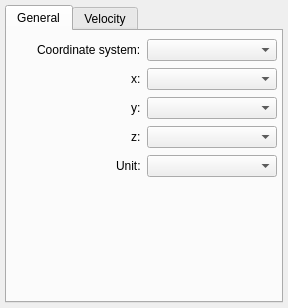
<?xml version="1.0" encoding="UTF-8"?>
<ui version="4.0">
  <buttongroups>
    <buttongroup name="nanVelButtonGroup"/>
  </buttongroups>
  <class>WWT</class>
  <widget class="QWidget" name="WWT">
    <layout class="QGridLayout" name="grid">
      <property name="leftMargin">
        <number>5</number>
      </property>
      <property name="topMargin">
        <number>5</number>
      </property>
      <property name="rightMargin">
        <number>5</number>
      </property>
      <property name="bottomMargin">
        <number>5</number>
      </property>
      <item row="0" column="0">
        <widget class="QTabWidget" name="tabWidget">
          <property name="currentIndex">
            <number>0</number>
          </property>
          <widget class="QWidget" name="data_points_tab">
            <attribute name="title">
              <string>General</string>
            </attribute>
            <layout class="QGridLayout" name="data_points_grid">
              <property name="leftMargin">
                <number>4</number>
              </property>
              <property name="topMargin">
                <number>8</number>
              </property>
              <property name="rightMargin">
                <number>4</number>
              </property>
              <property name="bottomMargin">
                <number>4</number>
              </property>
              <property name="verticalSpacing">
                <number>5</number>
              </property>
              <!--================================================================-->
              <item row="0" column="0" alignment="Qt::AlignRight">
                <widget class="QLabel" name="label_coordinate_system">
                  <property name="text">
                    <string>Coordinate system:</string>
                  </property>
                </widget>
              </item>
              <item row="0" column="1">
                <widget class="QComboBox" name="combosel_coordinate_system">
                  <property name="sizeAdjustPolicy">
                    <enum>QComboBox::AdjustToMinimumContentsLength</enum>
                  </property>
                </widget>
              </item>
              <!--================================================================-->
              <item row="1" column="0" colspan="2" name="coordinates">
                <widget class="QStackedWidget" name="coordinates_stacked_widget">
                  <property name="currentIndex">
                    <number>0</number>
                  </property>
                  <!--================================================================-->
                  <widget class="QWidget" name="cartesian">
                    <layout class="QGridLayout" name="cartesianGrid">
                      <property name="leftMargin">
                        <number>0</number>
                      </property>
                      <property name="topMargin">
                        <number>0</number>
                      </property>
                      <property name="rightMargin">
                        <number>0</number>
                      </property>
                      <property name="bottomMargin">
                        <number>0</number>
                      </property>
                      <property name="verticalSpacing">
                        <number>5</number>
                      </property>
                      <!--================================================================-->
                      <item row="0" column="0" alignment="Qt::AlignRight">
                        <widget class="QLabel" name="label_x_att">
                          <property name="text">
                            <string>x:</string>
                          </property>
                        </widget>
                      </item>
                      <item row="0" column="1">
                        <widget class="QComboBox" name="combosel_x_att">
                          <property name="sizeAdjustPolicy">
                            <enum>QComboBox::AdjustToMinimumContentsLength</enum>
                          </property>
                        </widget>
                      </item>
                      <!--================================================================-->
                      <!--================================================================-->
                      <item row="1" column="0" alignment="Qt::AlignRight">
                        <widget class="QLabel" name="label_y_att">
                          <property name="text">
                            <string>y:</string>
                          </property>
                        </widget>
                      </item>
                      <item row="1" column="1">
                        <widget class="QComboBox" name="combosel_y_att">
                          <property name="sizeAdjustPolicy">
                            <enum>QComboBox::AdjustToMinimumContentsLength</enum>
                          </property>
                        </widget>
                      </item>
                      <!--================================================================-->
                      <!--================================================================-->
                      <item row="2" column="0" alignment="Qt::AlignRight">
                        <widget class="QLabel" name="label_z_att">
                          <property name="text">
                            <string>z:</string>
                          </property>
                        </widget>
                      </item>
                      <item row="2" column="1">
                        <widget class="QComboBox" name="combosel_z_att">
                          <property name="sizeAdjustPolicy">
                            <enum>QComboBox::AdjustToMinimumContentsLength</enum>
                          </property>
                        </widget>
                      </item>
                      <!--================================================================-->
                      <!--================================================================-->
                      <item row="3" column="0" alignment="Qt::AlignRight">
                        <widget class="QLabel" name="label_cartesian_unit_att">
                          <property name="text">
                            <string>Unit:</string>
                          </property>
                        </widget>
                      </item>
                      <item row="3" column="1">
                        <widget class="QComboBox" name="combosel_cartesian_unit_att">
                          <property name="sizeAdjustPolicy">
                            <enum>QComboBox::AdjustToMinimumContentsLength</enum>
                          </property>
                        </widget>
                      </item>
                      <!--================================================================-->
                    </layout>
                  </widget>
                  <!--================================================================-->
                  <!--================================================================-->
                  <widget class="QWidget" name="non_cartesian">
                    <layout class="QGridLayout" name="non_cartesian_grid">
                      <property name="leftMargin">
                        <number>0</number>
                      </property>
                      <property name="topMargin">
                        <number>0</number>
                      </property>
                      <property name="rightMargin">
                        <number>0</number>
                      </property>
                      <property name="bottomMargin">
                        <number>0</number>
                      </property>
                      <property name="verticalSpacing">
                        <number>5</number>
                      </property>
                      <!--================================================================-->
                      <item row="0" column="0" alignment="Qt::AlignRight">
                        <widget class="QLabel" name="label_lon_att">
                          <property name="text">
                            <string>Longitude:</string>
                          </property>
                        </widget>
                      </item>
                      <item row="0" column="1">
                        <widget class="QComboBox" name="combosel_lon_att">
                          <property name="sizeAdjustPolicy">
                            <enum>QComboBox::AdjustToMinimumContentsLength</enum>
                          </property>
                        </widget>
                      </item>
                      <!--================================================================-->
                      <!--================================================================-->
                      <item row="1" column="0" alignment="Qt::AlignRight">
                        <widget class="QLabel" name="label_lat_att">
                          <property name="text">
                            <string>Latitude:</string>
                          </property>
                        </widget>
                      </item>
                      <item row="1" column="1">
                        <widget class="QComboBox" name="combosel_lat_att">
                          <property name="sizeAdjustPolicy">
                            <enum>QComboBox::AdjustToMinimumContentsLength</enum>
                          </property>
                        </widget>
                      </item>
                      <!--================================================================-->
                      <!--================================================================-->
                      <!-- <item row="2" column="0" alignment="Qt::AlignRight">
                        <widget class="QComboBox" name="combosel_alt_type">
                          <property name="sizeAdjustPolicy">
                            <enum>QComboBox::AdjustToContents</enum>
                          </property>
                        </widget>
                      </item> -->
                      <item row="2" column="0" alignment="Qt::AlignRight|Qt::AlignVCenter">
                        <widget class="QLabel" name="label_alt_att">
                          <property name="text">
                            <string>Distance:</string>
                          </property>
                        </widget>
                      </item>
                      <item row="2" column="1">
                        <layout class="QGridLayout" name="distance_grid">
                          <item row="0" column="0" colspan="2">
                            <widget class="QComboBox" name="combosel_alt_att"/>
                          </item>
                          <item row="1" column="0">
                            <spacer name="horizontalSpacer">
                              <property name="orientation">
                                <enum>Qt::Horizontal</enum>
                              </property>
                              <property name="sizeHint" stdset="0">
                                <size>
                                  <width>40</width>
                                  <height>20</height>
                                </size>
                              </property>
                            </spacer>
                          </item>
                          <item row="1" column="1">
                            <widget class="QComboBox" name="combosel_alt_unit">
                              <property name="sizeAdjustPolicy">
                                <enum>QComboBox::AdjustToContents</enum>
                              </property>
                            </widget>
                          </item>
                        </layout>
                      </item>
                    </layout>
                  </widget>
                  <!--================================================================-->
                </widget>
              </item>
              <!--================================================================-->
              <!--================================================================-->
              <!-- <item row="2" column="0" alignment="Qt::AlignRight">
                <widget class="QLabel" name="label_alt_unit">
                  <property name="text">
                    <string>Unit:</string>
                  </property>
                </widget>
              </item>
              <item row="2" column="1">
                <widget class="QComboBox" name="combosel_alt_unit">
                  <property name="sizeAdjustPolicy">
                    <enum>QComboBox::AdjustToMinimumContentsLength</enum>
                  </property>
                </widget>
              </item> -->
              <!--================================================================-->
              <!--================================================================-->
              <item row="2" column="0">
                <spacer name="verticalSpacer">
                  <property name="orientation">
                    <enum>Qt::Vertical</enum>
                  </property>
                  <property name="sizeType">
                    <enum>QSizePolicy::Expanding</enum>
                  </property>
                  <property name="sizeHint" stdset="0">
                    <size>
                      <width>20</width>
                      <height>40</height>
                    </size>
                  </property>
                </spacer>
              </item>
              <!--================================================================-->
            </layout>
          </widget>
          <!--================================================================-->
          <widget class="QWidget" name="velocity_tab">
            <attribute name="title">
              <string>Velocity</string>
            </attribute>
            <layout class="QGridLayout" name="velocity_grid">
              <property name="leftMargin">
                <number>4</number>
              </property>
              <property name="topMargin">
                <number>8</number>
              </property>
              <property name="rightMargin">
                <number>4</number>
              </property>
              <property name="bottomMargin">
                <number>4</number>
              </property>
              <property name="verticalSpacing">
                <number>5</number>
              </property>

              <!--================================================================-->
              <item row="0" column="0" alignment="Qt::AlignRight">
                <widget class="QLabel" name="label_velocity_mode">
                  <property name="text">
                    <string>Velocity mode:</string>
                  </property>
                </widget>
              </item>
              <item row="0" column="1">
                <widget class="QComboBox" name="combosel_velocity_mode">
                  <property name="sizeAdjustPolicy">
                    <enum>QComboBox::AdjustToMinimumContentsLength</enum>
                  </property>
                </widget>
              </item>
              <!--================================================================-->
              <item row="1" column="0" colspan="2" name="velocity">
                <widget class="QStackedWidget" name="velocity_stacked_widget">
                  <property name="currentIndex">
                    <number>0</number>
                  </property>
                  <!--================================================================-->
                  <widget class="QWidget" name="velocity_static">
                    <layout class="QGridLayout" name="velocity_static_grid">
                      <property name="leftMargin">
                        <number>0</number>
                      </property>
                      <property name="topMargin">
                        <number>0</number>
                      </property>
                      <property name="rightMargin">
                        <number>0</number>
                      </property>
                      <property name="bottomMargin">
                        <number>0</number>
                      </property>
                      <property name="verticalSpacing">
                        <number>5</number>
                      </property>
                      <!--================================================================-->
                      <item row="0" column="0" alignment="Qt::AlignCenter">
                        <widget class="QLabel" name="label_velocity_static">
                          <property name="wordWrap">
                            <bool>true</bool>
                          </property>
                          <property name="font">
                            <font>
                              <weight>100</weight>
                            </font>
                          </property>
                          <property name="text">
                            <string>No velocity data will be sent to OpenSpace in Static mode</string>
                          </property>
                        </widget>
                      </item>
                      <!--================================================================-->
                    </layout>
                  </widget>
                  <!--================================================================-->
                  <!--================================================================-->
                  <widget class="QWidget" name="velocity_motion">
                    <layout class="QGridLayout" name="velocity_motion_grid">
                      <property name="leftMargin">
                        <number>0</number>
                      </property>
                      <property name="topMargin">
                        <number>0</number>
                      </property>
                      <property name="rightMargin">
                        <number>0</number>
                      </property>
                      <property name="bottomMargin">
                        <number>0</number>
                      </property>
                      <property name="verticalSpacing">
                        <number>5</number>
                      </property>
                      <!--================================================================-->
                      <item row="0" column="0" alignment="Qt::AlignRight">
                        <widget class="QLabel" name="label_u_att">
                          <property name="text">
                            <string>u:</string>
                          </property>
                        </widget>
                      </item>
                      <item row="0" column="1">
                        <widget class="QComboBox" name="combosel_u_att">
                          <property name="sizeAdjustPolicy">
                            <enum>QComboBox::AdjustToMinimumContentsLength</enum>
                          </property>
                        </widget>
                      </item>
                      <!--================================================================-->
                      <!--================================================================-->
                      <item row="1" column="0" alignment="Qt::AlignRight">
                        <widget class="QLabel" name="label_v_att">
                          <property name="text">
                            <string>v:</string>
                          </property>
                        </widget>
                      </item>
                      <item row="1" column="1">
                        <widget class="QComboBox" name="combosel_v_att">
                          <property name="sizeAdjustPolicy">
                            <enum>QComboBox::AdjustToMinimumContentsLength</enum>
                          </property>
                        </widget>
                      </item>
                      <!--================================================================-->
                      <!--================================================================-->
                      <item row="2" column="0" alignment="Qt::AlignRight">
                        <widget class="QLabel" name="label_w_att">
                          <property name="text">
                            <string>w:</string>
                          </property>
                        </widget>
                      </item>
                      <item row="2" column="1">
                        <widget class="QComboBox" name="combosel_w_att">
                          <property name="sizeAdjustPolicy">
                            <enum>QComboBox::AdjustToMinimumContentsLength</enum>
                          </property>
                        </widget>
                      </item>
                      <!--================================================================-->
                      <item row="3" column="0" alignment="Qt::AlignRight">
                        <widget class="QLabel" name="label_vel_unit_att">
                          <property name="text">
                            <string>Unit:</string>
                          </property>
                        </widget>
                      </item>
                      <item row="3" column="1">
                        <layout class="QHBoxLayout" name="vel_unit_grid">
                          <item>
                            <widget class="QComboBox" name="combosel_vel_distance_unit_att">
                              <property name="sizeAdjustPolicy">
                                <enum>QComboBox::AdjustToMinimumContentsLength</enum>
                              </property>
                            </widget>
                          </item>
                          <item alignment="Qt::AlignHCenter">
                            <widget class="QLabel" name="slash">
                              <property name="text">
                                <string> / </string>
                              </property>
                            </widget>
                          </item>
                          <item>
                            <widget class="QComboBox" name="combosel_vel_time_unit_att">
                              <property name="sizeAdjustPolicy">
                                <enum>QComboBox::AdjustToMinimumContentsLength</enum>
                              </property>
                            </widget>
                          </item>
                        </layout>
                      </item>
                      <!--================================================================-->
                      <item row="4" column="0" alignment="Qt::AlignRight">
                        <widget class="QLabel" name="label_vel_date_rec">
                          <property name="text">
                            <string>Date recorded (D/M/Y):</string>
                          </property>
                        </widget>
                      </item>
                      <item row="4" column="1" >
                        <layout class="QHBoxLayout" name="vel_date_rec_grid">
                          <item>
                            <widget class="QSpinBox" name="value_vel_day_rec">
                              <property name="minimum">
                                <number>1</number>
                              </property>
                              <property name="maximum">
                                <number>31</number>
                              </property>
                              <property name="keyboardTracking">
                                <bool>false</bool>
                              </property>
                            </widget>
                          </item>
                          <item>
                            <widget class="QSpinBox" name="value_vel_month_rec">
                              <property name="minimum">
                                <number>1</number>
                              </property>
                              <property name="maximum">
                                <number>12</number>
                              </property>
                              <property name="keyboardTracking">
                                <bool>false</bool>
                              </property>
                            </widget>
                          </item>
                          <item>
                            <widget class="QSpinBox" name="value_vel_year_rec">
                              <property name="minimum">
                                <number>0</number>
                              </property>
                              <property name="maximum">
                                <number>9999</number>
                              </property>
                              <property name="keyboardTracking">
                                <bool>false</bool>
                              </property>
                            </widget>
                          </item>
                        </layout>
                      </item>

                      <!--================================================================-->
                      <item row="5" column="0" alignment="Qt::AlignRight">
                        <widget class="QLabel" name="label_vel_nan_mode">
                          <property name="font">
                            <font>
                              <weight>50</weight>
                            </font>
                          </property>
                          <property name="text">
                            <string>NaN option:</string>
                          </property>
                        </widget>
                      </item>
                      <!--================================================================-->
                      <item row="5" column="1">
                        <widget class="QWidget" name="radio_vel_nan">
                          <layout class="QGridLayout" name="radio_vel_nan_grid">
                            <property name="leftMargin">
                              <number>0</number>
                            </property>
                            <property name="topMargin">
                              <number>0</number>
                            </property>
                            <property name="rightMargin">
                              <number>0</number>
                            </property>
                            <property name="bottomMargin">
                              <number>0</number>
                            </property>
                            <property name="verticalSpacing">
                              <number>5</number>
                            </property>
                            <item row="0" column="1">
                              <widget class="QRadioButton" name="radio_vel_nan_hide">
                                <property name="text">
                                  <string>Hide</string>
                                </property>
                                <attribute name="nanVelButtonGroup">
                                  <string notr="true">nanVelButtonGroup</string>
                                </attribute>
                              </widget>
                            </item>
                            <item row="0" column="2">
                              <widget class="QRadioButton" name="radio_vel_nan_static">
                                <property name="text">
                                  <string>Static</string>
                                </property>
                                <attribute name="nanVelButtonGroup">
                                  <string notr="true">nanVelButtonGroup</string>
                                </attribute>
                              </widget>
                            </item>
                            <!--=============== Makes it ugly ===============-->
                            <!-- <item row="0" column="3">
                              <spacer name="horizontalSpacer">
                                <property name="orientation">
                                  <enum>Qt::Horizontal</enum>
                                </property>
                                <property name="sizeHint" stdset="0">
                                  <size>
                                    <width>40</width>
                                    <height>20</height>
                                  </size>
                                </property>
                              </spacer>
                            </item> -->
                          </layout>
                        </widget>
                      </item>
                      <!--================================================================-->
                      <!--======================= Spacer ===========================-->
                      <!-- <item row="7" column="0" alignment="Qt::AlignRight">
                        <widget class="QLabel" name="label_vel_nan_mode">
                          <property name="font">
                            <font>
                              <weight>50</weight>
                            </font>
                          </property>
                          <property name="text">
                            <string>............................................</string>
                          </property>
                        </widget>
                      </item> -->
                      <!--================================================================-->
                      <item row="6" column="0" colspan="2" name="vel_nan_value_info">
                        <widget class="QStackedWidget" name="vel_nan_value_stacked_widget">
                          <property name="currentIndex">
                            <number>0</number>
                          </property>
                            <widget class="QLabel" name="label_vel_nan_hide_info" alignment="Qt::AlignRight">
                              <property name="wordWrap">
                                <bool>true</bool>
                              </property>
                              <property name="font">
                                <font>
                                  <weight>100</weight>
                                </font>
                              </property>
                              <property name="text">
                                <string>Points with NaN-values won't show in OpenSpace</string>
                              </property>
                              <property name="sizePolicy">
                                <sizepolicy hsizetype="Preferred" vsizetype="Minimum">
                                  <horstretch>0</horstretch>
                                  <verstretch>0</verstretch>
                                </sizepolicy>
                              </property>
                            </widget>
                            <widget class="QLabel" name="label_vel_static_nan_info" alignment="Qt::AlignLeft">
                              <property name="wordWrap">
                                <bool>true</bool>
                              </property>
                              <property name="font">
                                <font>
                                  <weight>100</weight>
                                </font>
                              </property>
                              <property name="text">
                                <string>Points with NaN-values will be static in OpenSpace</string>
                              </property>
                              <property name="sizePolicy">
                                <sizepolicy hsizetype="Preferred" vsizetype="Minimum">
                                  <horstretch>0</horstretch>
                                  <verstretch>0</verstretch>
                                </sizepolicy>
                              </property>
                            </widget>
                        <!-- <widget class="QStackedWidget" name="vel_nan_value_stacked_widget">
                          <property name="currentIndex">
                            <number>0</number>
                          </property> -->
                          <!-- <widget class="QWidget" name="vel_nan_hide_info">
                            <layout class="QGridLayout" name="vel_nan_hide_info_grid">
                              <item row="0" column="0">
                                <widget class="QLabel" name="label_vel_nan_hide_info" alignment="Qt::AlignLeft">
                                  <property name="wordWrap">
                                    <bool>true</bool>
                                  </property>
                                  <property name="font">
                                    <font>
                                      <weight>100</weight>
                                    </font>
                                  </property>
                                  <property name="text">
                                    <string>Points with NaN-values won't show in OpenSpace</string>
                                  </property>
                                  <property name="sizePolicy">
                                    <sizepolicy hsizetype="Preferred" vsizetype="Minimum">
                                      <horstretch>0</horstretch>
                                      <verstretch>0</verstretch>
                                    </sizepolicy>
                                  </property>
                                </widget>
                              </item>
                            </layout>
                          </widget> -->
                          <!-- <widget class="QWidget" name="vel_nan_static_info">
                            <layout class="QGridLayout" name="vel_nan_static_info_grid">
                              <item row="0" column="0">
                                <widget class="QLabel" name="label_vel_static_nan_info" alignment="Qt::AlignLeft">
                                  <property name="wordWrap">
                                    <bool>true</bool>
                                  </property>
                                  <property name="font">
                                    <font>
                                      <weight>100</weight>
                                    </font>
                                  </property>
                                  <property name="text">
                                    <string>Points with NaN-values will be static in OpenSpace</string>
                                  </property>
                                  <property name="sizePolicy">
                                    <sizepolicy hsizetype="Preferred" vsizetype="Minimum">
                                      <horstretch>0</horstretch>
                                      <verstretch>0</verstretch>
                                    </sizepolicy>
                                  </property>
                                </widget>
                              </item>
                            </layout>
                          </widget> -->
                        </widget>
                      </item>
                    </layout>
                  </widget>
                  <!--================================================================-->
                </widget>
              </item>
              <!--================================================================-->
              <item row="2" column="0">
                <spacer name="verticalSpacer">
                  <property name="orientation">
                    <enum>Qt::Vertical</enum>
                  </property>
                  <property name="sizeType">
                    <enum>QSizePolicy::Expanding</enum>
                  </property>
                  <property name="sizeHint" stdset="0">
                    <size>
                      <width>20</width>
                      <height>40</height>
                    </size>
                  </property>
                </spacer>
              </item>
              <!--================================================================-->
            </layout>
          </widget>
        </widget>
      </item>
    </layout>
  </widget>
  <customwidgets>
    <customwidget>
      <class>QColorBox</class>
      <extends>QLabel</extends>
      <header>glue.utils.qt.colors</header>
    </customwidget>
    <customwidget>
      <class>QColormapCombo</class>
      <extends>QComboBox</extends>
      <header>glue.utils.qt.colors</header>
    </customwidget>
  </customwidgets>
  <resources/>
  <connections/>
</ui>
